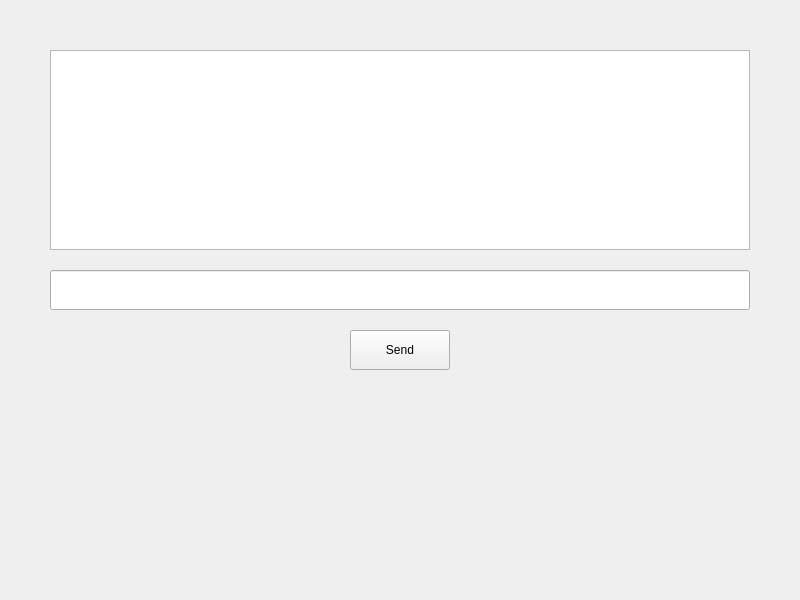
<?xml version="1.0" encoding="UTF-8"?>
<ui version="4.0">
 <class>MainWindow</class>
 <widget class="QMainWindow" name="MainWindow">
  <property name="geometry">
   <rect><x>0</x><y>0</y><width>800</width><height>600</height></rect>
  </property>
  <widget class="QWidget" name="centralwidget">
   <widget class="QTextEdit" name="outputBox">
    <property name="geometry"><rect><x>50</x><y>50</y><width>700</width><height>200</height></rect></property>
   </widget>
   <widget class="QLineEdit" name="inputBox">
    <property name="geometry"><rect><x>50</x><y>270</y><width>700</width><height>40</height></rect></property>
   </widget>
   <widget class="QPushButton" name="submitBtn">
    <property name="geometry"><rect><x>350</x><y>330</y><width>100</width><height>40</height></rect></property>
    <property name="text"><string>Send</string></property>
   </widget>
  </widget>
 </widget>
 <resources/>
 <connections/>
</ui>
